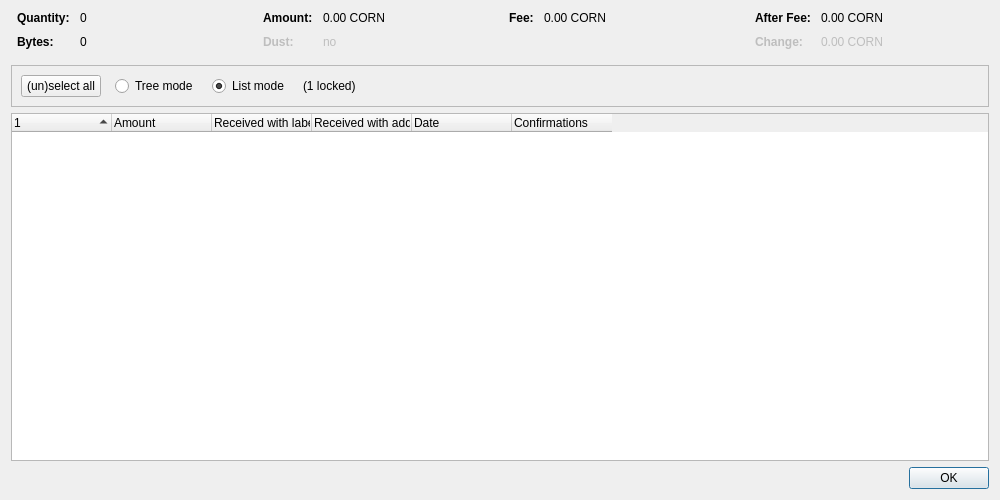
<?xml version="1.0" encoding="UTF-8"?>
<ui version="4.0">
 <class>CoinControlDialog</class>
 <widget class="QDialog" name="CoinControlDialog">
  <property name="geometry">
   <rect>
    <x>0</x>
    <y>0</y>
    <width>1000</width>
    <height>500</height>
   </rect>
  </property>
  <property name="windowTitle">
   <string>Coin Selection</string>
  </property>
  <layout class="QVBoxLayout" name="verticalLayout">
   <item>
    <layout class="QHBoxLayout" name="horizontalLayoutTop" stretch="0,0,0,0">
     <property name="topMargin">
      <number>0</number>
     </property>
     <property name="bottomMargin">
      <number>10</number>
     </property>
     <item>
      <layout class="QFormLayout" name="formLayoutCoinControl1">
       <property name="horizontalSpacing">
        <number>10</number>
       </property>
       <property name="verticalSpacing">
        <number>10</number>
       </property>
       <property name="leftMargin">
        <number>6</number>
       </property>
       <property name="rightMargin">
        <number>6</number>
       </property>
       <item row="0" column="0">
        <widget class="QLabel" name="labelCoinControlQuantityText">
         <property name="font">
          <font>
           <weight>75</weight>
           <bold>true</bold>
          </font>
         </property>
         <property name="text">
          <string>Quantity:</string>
         </property>
        </widget>
       </item>
       <item row="0" column="1">
        <widget class="QLabel" name="labelCoinControlQuantity">
         <property name="cursor">
          <cursorShape>IBeamCursor</cursorShape>
         </property>
         <property name="contextMenuPolicy">
          <enum>Qt::ActionsContextMenu</enum>
         </property>
         <property name="text">
          <string notr="true">0</string>
         </property>
         <property name="textInteractionFlags">
          <set>Qt::LinksAccessibleByMouse|Qt::TextSelectableByKeyboard|Qt::TextSelectableByMouse</set>
         </property>
        </widget>
       </item>
       <item row="1" column="0">
        <widget class="QLabel" name="labelCoinControlBytesText">
         <property name="font">
          <font>
           <weight>75</weight>
           <bold>true</bold>
          </font>
         </property>
         <property name="text">
          <string>Bytes:</string>
         </property>
        </widget>
       </item>
       <item row="1" column="1">
        <widget class="QLabel" name="labelCoinControlBytes">
         <property name="cursor">
          <cursorShape>IBeamCursor</cursorShape>
         </property>
         <property name="contextMenuPolicy">
          <enum>Qt::ActionsContextMenu</enum>
         </property>
         <property name="text">
          <string notr="true">0</string>
         </property>
         <property name="textInteractionFlags">
          <set>Qt::LinksAccessibleByMouse|Qt::TextSelectableByKeyboard|Qt::TextSelectableByMouse</set>
         </property>
        </widget>
       </item>
      </layout>
     </item>
     <item>
      <layout class="QFormLayout" name="formLayoutCoinControl2">
       <property name="horizontalSpacing">
        <number>10</number>
       </property>
       <property name="verticalSpacing">
        <number>10</number>
       </property>
       <property name="leftMargin">
        <number>6</number>
       </property>
       <property name="rightMargin">
        <number>6</number>
       </property>
       <item row="0" column="0">
        <widget class="QLabel" name="labelCoinControlAmountText">
         <property name="font">
          <font>
           <weight>75</weight>
           <bold>true</bold>
          </font>
         </property>
         <property name="text">
          <string>Amount:</string>
         </property>
        </widget>
       </item>
       <item row="0" column="1">
        <widget class="QLabel" name="labelCoinControlAmount">
         <property name="cursor">
          <cursorShape>IBeamCursor</cursorShape>
         </property>
         <property name="contextMenuPolicy">
          <enum>Qt::ActionsContextMenu</enum>
         </property>
         <property name="text">
          <string notr="true">0.00 CORN</string>
         </property>
         <property name="textInteractionFlags">
          <set>Qt::LinksAccessibleByMouse|Qt::TextSelectableByKeyboard|Qt::TextSelectableByMouse</set>
         </property>
        </widget>
       </item>
       <item row="1" column="0">
        <widget class="QLabel" name="labelCoinControlLowOutputText">
         <property name="enabled">
          <bool>false</bool>
         </property>
         <property name="font">
          <font>
           <weight>75</weight>
           <bold>true</bold>
          </font>
         </property>
         <property name="text">
          <string>Dust:</string>
         </property>
        </widget>
       </item>
       <item row="1" column="1">
        <widget class="QLabel" name="labelCoinControlLowOutput">
         <property name="enabled">
          <bool>false</bool>
         </property>
         <property name="cursor">
          <cursorShape>IBeamCursor</cursorShape>
         </property>
         <property name="contextMenuPolicy">
          <enum>Qt::ActionsContextMenu</enum>
         </property>
         <property name="text">
          <string notr="true">no</string>
         </property>
         <property name="textInteractionFlags">
          <set>Qt::LinksAccessibleByMouse|Qt::TextSelectableByKeyboard|Qt::TextSelectableByMouse</set>
         </property>
        </widget>
       </item>
      </layout>
     </item>
     <item>
      <layout class="QFormLayout" name="formLayoutCoinControl3">
       <property name="horizontalSpacing">
        <number>10</number>
       </property>
       <property name="verticalSpacing">
        <number>10</number>
       </property>
       <property name="leftMargin">
        <number>6</number>
       </property>
       <property name="rightMargin">
        <number>6</number>
       </property>
       <item row="0" column="0">
        <widget class="QLabel" name="labelCoinControlFeeText">
         <property name="font">
          <font>
           <weight>75</weight>
           <bold>true</bold>
          </font>
         </property>
         <property name="text">
          <string>Fee:</string>
         </property>
        </widget>
       </item>
       <item row="0" column="1">
        <widget class="QLabel" name="labelCoinControlFee">
         <property name="cursor">
          <cursorShape>IBeamCursor</cursorShape>
         </property>
         <property name="contextMenuPolicy">
          <enum>Qt::ActionsContextMenu</enum>
         </property>
         <property name="text">
          <string notr="true">0.00 CORN</string>
         </property>
         <property name="textInteractionFlags">
          <set>Qt::LinksAccessibleByMouse|Qt::TextSelectableByKeyboard|Qt::TextSelectableByMouse</set>
         </property>
        </widget>
       </item>
      </layout>
     </item>
     <item>
      <layout class="QFormLayout" name="formLayoutCoinControl4">
       <property name="horizontalSpacing">
        <number>10</number>
       </property>
       <property name="verticalSpacing">
        <number>10</number>
       </property>
       <property name="leftMargin">
        <number>6</number>
       </property>
       <property name="rightMargin">
        <number>6</number>
       </property>
       <item row="0" column="0">
        <widget class="QLabel" name="labelCoinControlAfterFeeText">
         <property name="font">
          <font>
           <weight>75</weight>
           <bold>true</bold>
          </font>
         </property>
         <property name="text">
          <string>After Fee:</string>
         </property>
        </widget>
       </item>
       <item row="0" column="1">
        <widget class="QLabel" name="labelCoinControlAfterFee">
         <property name="cursor">
          <cursorShape>IBeamCursor</cursorShape>
         </property>
         <property name="contextMenuPolicy">
          <enum>Qt::ActionsContextMenu</enum>
         </property>
         <property name="text">
          <string notr="true">0.00 CORN</string>
         </property>
         <property name="textInteractionFlags">
          <set>Qt::LinksAccessibleByMouse|Qt::TextSelectableByKeyboard|Qt::TextSelectableByMouse</set>
         </property>
        </widget>
       </item>
       <item row="1" column="0">
        <widget class="QLabel" name="labelCoinControlChangeText">
         <property name="enabled">
          <bool>false</bool>
         </property>
         <property name="font">
          <font>
           <weight>75</weight>
           <bold>true</bold>
          </font>
         </property>
         <property name="text">
          <string>Change:</string>
         </property>
        </widget>
       </item>
       <item row="1" column="1">
        <widget class="QLabel" name="labelCoinControlChange">
         <property name="enabled">
          <bool>false</bool>
         </property>
         <property name="cursor">
          <cursorShape>IBeamCursor</cursorShape>
         </property>
         <property name="contextMenuPolicy">
          <enum>Qt::ActionsContextMenu</enum>
         </property>
         <property name="text">
          <string notr="true">0.00 CORN</string>
         </property>
         <property name="textInteractionFlags">
          <set>Qt::LinksAccessibleByMouse|Qt::TextSelectableByKeyboard|Qt::TextSelectableByMouse</set>
         </property>
        </widget>
       </item>
      </layout>
     </item>
    </layout>
   </item>
   <item>
    <widget class="QFrame" name="frame">
     <property name="minimumSize">
      <size>
       <width>0</width>
       <height>40</height>
      </size>
     </property>
     <property name="frameShape">
      <enum>QFrame::StyledPanel</enum>
     </property>
     <property name="frameShadow">
      <enum>QFrame::Sunken</enum>
     </property>
     <layout class="QHBoxLayout" name="horizontalLayout">
      <item>
       <layout class="QHBoxLayout" name="horizontalLayoutPanel" stretch="0,0,0,0,0">
        <property name="spacing">
         <number>14</number>
        </property>
        <item>
         <widget class="QPushButton" name="pushButtonSelectAll">
          <property name="sizePolicy">
           <sizepolicy hsizetype="Maximum" vsizetype="Fixed">
            <horstretch>0</horstretch>
            <verstretch>0</verstretch>
           </sizepolicy>
          </property>
          <property name="text">
           <string>(un)select all</string>
          </property>
          <property name="autoDefault">
           <bool>false</bool>
          </property>
         </widget>
        </item>
        <item>
         <widget class="QRadioButton" name="radioTreeMode">
          <property name="sizePolicy">
           <sizepolicy hsizetype="Maximum" vsizetype="Fixed">
            <horstretch>0</horstretch>
            <verstretch>0</verstretch>
           </sizepolicy>
          </property>
          <property name="text">
           <string>Tree mode</string>
          </property>
         </widget>
        </item>
        <item>
         <widget class="QRadioButton" name="radioListMode">
          <property name="sizePolicy">
           <sizepolicy hsizetype="Maximum" vsizetype="Fixed">
            <horstretch>0</horstretch>
            <verstretch>0</verstretch>
           </sizepolicy>
          </property>
          <property name="text">
           <string>List mode</string>
          </property>
          <property name="checked">
           <bool>true</bool>
          </property>
         </widget>
        </item>
        <item>
         <widget class="QLabel" name="labelLocked">
          <property name="text">
           <string notr="true">(1 locked)</string>
          </property>
         </widget>
        </item>
        <item>
         <spacer name="horizontalSpacer">
          <property name="orientation">
           <enum>Qt::Horizontal</enum>
          </property>
          <property name="sizeHint" stdset="0">
           <size>
            <width>40</width>
            <height>20</height>
           </size>
          </property>
         </spacer>
        </item>
       </layout>
      </item>
     </layout>
    </widget>
   </item>
   <item>
    <widget class="CoinControlTreeWidget" name="treeWidget">
     <property name="contextMenuPolicy">
      <enum>Qt::CustomContextMenu</enum>
     </property>
     <property name="sortingEnabled">
      <bool>false</bool>
     </property>
     <property name="columnCount">
      <number>6</number>
     </property>
     <attribute name="headerShowSortIndicator" stdset="0">
      <bool>true</bool>
     </attribute>
     <attribute name="headerStretchLastSection">
      <bool>false</bool>
     </attribute>
     <column>
      <property name="text">
       <string/>
      </property>
     </column>
     <column>
      <property name="text">
       <string>Amount</string>
      </property>
     </column>
     <column>
      <property name="text">
       <string>Received with label</string>
      </property>
     </column>
     <column>
      <property name="text">
       <string>Received with address</string>
      </property>
     </column>
     <column>
      <property name="text">
       <string>Date</string>
      </property>
     </column>
     <column>
      <property name="text">
       <string>Confirmations</string>
      </property>
      <property name="toolTip">
       <string>Confirmed</string>
      </property>
     </column>
     <column>
      <property name="text">
       <string/>
      </property>
     </column>
     <column>
      <property name="text">
       <string/>
      </property>
     </column>
     <column>
      <property name="text">
       <string/>
      </property>
     </column>
     <column>
      <property name="text">
       <string/>
      </property>
     </column>
    </widget>
   </item>
   <item>
    <widget class="QDialogButtonBox" name="buttonBox">
     <property name="orientation">
      <enum>Qt::Horizontal</enum>
     </property>
     <property name="standardButtons">
      <set>QDialogButtonBox::Ok</set>
     </property>
    </widget>
   </item>
  </layout>
 </widget>
 <customwidgets>
  <customwidget>
   <class>CoinControlTreeWidget</class>
   <extends>QTreeWidget</extends>
   <header>qt/coincontroltreewidget.h</header>
  </customwidget>
 </customwidgets>
 <resources/>
 <connections/>
</ui>
